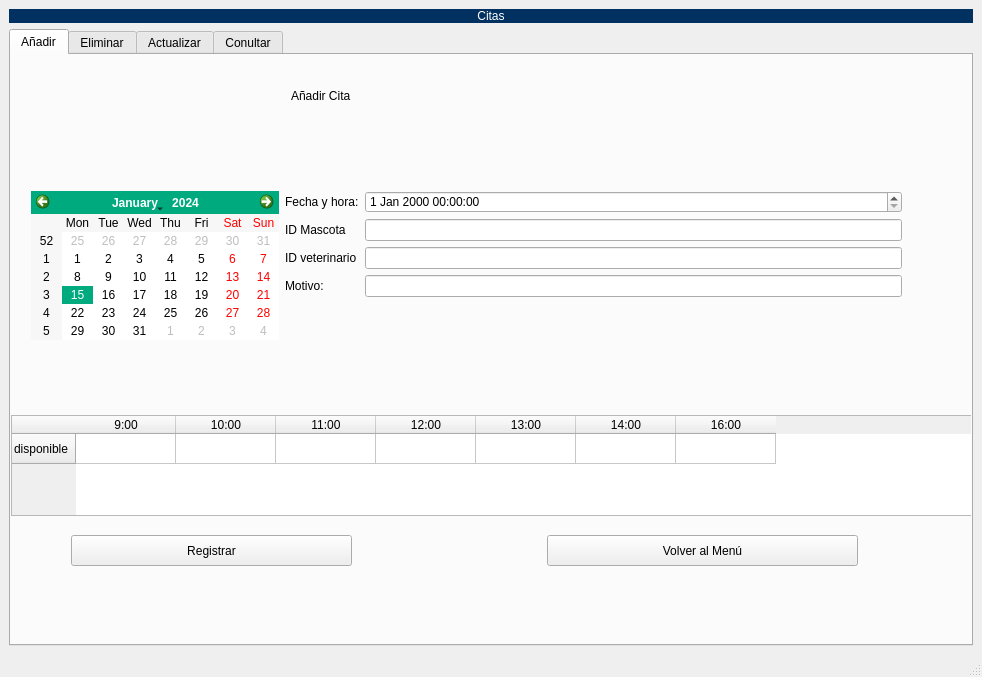
<?xml version="1.0" encoding="UTF-8"?>
<ui version="4.0">
 <class>MainWindow</class>
 <widget class="QMainWindow" name="MainWindow">
  <property name="geometry">
   <rect>
    <x>0</x>
    <y>0</y>
    <width>982</width>
    <height>677</height>
   </rect>
  </property>
  <property name="windowTitle">
   <string>MainWindow</string>
  </property>
  <property name="styleSheet">
   <string notr="true">selection-background-color: rgb(0, 170, 127);</string>
  </property>
  <widget class="QWidget" name="centralwidget">
   <layout class="QVBoxLayout" name="verticalLayout_3">
    <item>
     <layout class="QVBoxLayout" name="verticalLayout">
      <item>
       <widget class="QLabel" name="label">
        <property name="styleSheet">
         <string notr="true">background-color:rgb(0, 49, 97);
font: 75 16pt &quot;Verdana&quot;;
color: white;</string>
        </property>
        <property name="text">
         <string>Citas</string>
        </property>
        <property name="alignment">
         <set>Qt::AlignCenter</set>
        </property>
        <property name="wordWrap">
         <bool>false</bool>
        </property>
       </widget>
      </item>
      <item>
       <widget class="QTabWidget" name="tabWidget">
        <property name="minimumSize">
         <size>
          <width>771</width>
          <height>0</height>
         </size>
        </property>
        <property name="currentIndex">
         <number>0</number>
        </property>
        <widget class="QWidget" name="tabWidgetPage1">
         <attribute name="title">
          <string>Añadir</string>
         </attribute>
         <widget class="QPushButton" name="btnAgregaU">
          <property name="geometry">
           <rect>
            <x>60</x>
            <y>480</y>
            <width>281</width>
            <height>31</height>
           </rect>
          </property>
          <property name="text">
           <string>Registrar</string>
          </property>
         </widget>
         <widget class="QWidget" name="formLayoutWidget">
          <property name="geometry">
           <rect>
            <x>20</x>
            <y>90</y>
            <width>871</width>
            <height>241</height>
           </rect>
          </property>
          <layout class="QFormLayout" name="formLayout">
           <item row="0" column="0">
            <widget class="QCalendarWidget" name="calendarWidget"/>
           </item>
           <item row="0" column="1">
            <layout class="QGridLayout" name="gridLayout_3">
             <item row="2" column="0">
              <widget class="QLabel" name="label_23">
               <property name="text">
                <string>Fecha y hora:</string>
               </property>
              </widget>
             </item>
             <item row="5" column="0">
              <widget class="QLabel" name="label_22">
               <property name="text">
                <string>Motivo:</string>
               </property>
              </widget>
             </item>
             <item row="2" column="1">
              <widget class="QDateTimeEdit" name="dateTimeEdit"/>
             </item>
             <item row="3" column="1">
              <widget class="QLineEdit" name="lineEdit_11"/>
             </item>
             <item row="3" column="0">
              <widget class="QLabel" name="label_20">
               <property name="text">
                <string>ID Mascota</string>
               </property>
              </widget>
             </item>
             <item row="5" column="1">
              <widget class="QLineEdit" name="lineEdit_13"/>
             </item>
             <item row="4" column="0">
              <widget class="QLabel" name="label_21">
               <property name="text">
                <string>ID veterinario</string>
               </property>
              </widget>
             </item>
             <item row="4" column="1">
              <widget class="QLineEdit" name="lineEdit_15"/>
             </item>
            </layout>
           </item>
          </layout>
         </widget>
         <widget class="QLabel" name="label_19">
          <property name="geometry">
           <rect>
            <x>280</x>
            <y>10</y>
            <width>761</width>
            <height>61</height>
           </rect>
          </property>
          <property name="styleSheet">
           <string notr="true">font: 75 36pt &quot;Comic Sans&quot;;</string>
          </property>
          <property name="text">
           <string>Añadir Cita</string>
          </property>
         </widget>
         <widget class="QTableWidget" name="tableWidget_3">
          <property name="geometry">
           <rect>
            <x>0</x>
            <y>360</y>
            <width>961</width>
            <height>101</height>
           </rect>
          </property>
          <row>
           <property name="text">
            <string>disponible</string>
           </property>
          </row>
          <column>
           <property name="text">
            <string>9:00</string>
           </property>
          </column>
          <column>
           <property name="text">
            <string>10:00</string>
           </property>
          </column>
          <column>
           <property name="text">
            <string>11:00</string>
           </property>
          </column>
          <column>
           <property name="text">
            <string>12:00</string>
           </property>
          </column>
          <column>
           <property name="text">
            <string>13:00</string>
           </property>
          </column>
          <column>
           <property name="text">
            <string>14:00</string>
           </property>
          </column>
          <column>
           <property name="text">
            <string>16:00</string>
           </property>
          </column>
         </widget>
         <widget class="QPushButton" name="btnRegresar">
          <property name="geometry">
           <rect>
            <x>536</x>
            <y>480</y>
            <width>311</width>
            <height>31</height>
           </rect>
          </property>
          <property name="text">
           <string>Volver al Menú</string>
          </property>
         </widget>
        </widget>
        <widget class="QWidget" name="tabWidgetPage2">
         <attribute name="title">
          <string>Eliminar</string>
         </attribute>
         <widget class="QSplitter" name="splitter">
          <property name="geometry">
           <rect>
            <x>210</x>
            <y>340</y>
            <width>125</width>
            <height>16</height>
           </rect>
          </property>
          <property name="orientation">
           <enum>Qt::Vertical</enum>
          </property>
          <widget class="QLabel" name="label_17">
           <property name="text">
            <string>Ingrese ID a eliminar:</string>
           </property>
          </widget>
         </widget>
         <widget class="QPushButton" name="btnAgregaU_2">
          <property name="geometry">
           <rect>
            <x>540</x>
            <y>340</y>
            <width>93</width>
            <height>28</height>
           </rect>
          </property>
          <property name="text">
           <string>Eliminar</string>
          </property>
         </widget>
         <widget class="QLabel" name="label_9">
          <property name="geometry">
           <rect>
            <x>240</x>
            <y>20</y>
            <width>332</width>
            <height>72</height>
           </rect>
          </property>
          <property name="styleSheet">
           <string notr="true">font: 75 36pt &quot;Comic Sans&quot;;</string>
          </property>
          <property name="text">
           <string>Eliminar Cita</string>
          </property>
         </widget>
         <widget class="QTableWidget" name="tableWidget_2">
          <property name="geometry">
           <rect>
            <x>110</x>
            <y>110</y>
            <width>631</width>
            <height>201</height>
           </rect>
          </property>
          <column>
           <property name="text">
            <string>ID Cita</string>
           </property>
          </column>
          <column>
           <property name="text">
            <string>ID Vet</string>
           </property>
          </column>
          <column>
           <property name="text">
            <string>Motivo</string>
           </property>
          </column>
          <column>
           <property name="text">
            <string>Fecha</string>
           </property>
          </column>
          <column>
           <property name="text">
            <string>Hora</string>
           </property>
          </column>
         </widget>
         <widget class="QLineEdit" name="lineEdit_3">
          <property name="geometry">
           <rect>
            <x>360</x>
            <y>340</y>
            <width>137</width>
            <height>22</height>
           </rect>
          </property>
         </widget>
         <widget class="QPushButton" name="btnRegresar_2">
          <property name="geometry">
           <rect>
            <x>270</x>
            <y>390</y>
            <width>311</width>
            <height>20</height>
           </rect>
          </property>
          <property name="text">
           <string>Volver al Menú</string>
          </property>
         </widget>
        </widget>
        <widget class="QWidget" name="tabWidgetPage3">
         <attribute name="title">
          <string>Actualizar</string>
         </attribute>
         <widget class="QLabel" name="label_10">
          <property name="geometry">
           <rect>
            <x>360</x>
            <y>90</y>
            <width>191</width>
            <height>16</height>
           </rect>
          </property>
          <property name="text">
           <string>Ingrese ID del la cita a actualizar</string>
          </property>
         </widget>
         <widget class="QLabel" name="label_11">
          <property name="geometry">
           <rect>
            <x>270</x>
            <y>10</y>
            <width>471</width>
            <height>51</height>
           </rect>
          </property>
          <property name="styleSheet">
           <string notr="true">font: 75 36pt &quot;Comic Sans&quot;;</string>
          </property>
          <property name="text">
           <string>Actualizar Cita</string>
          </property>
         </widget>
         <widget class="QLineEdit" name="lineEdit_6">
          <property name="geometry">
           <rect>
            <x>380</x>
            <y>120</y>
            <width>113</width>
            <height>20</height>
           </rect>
          </property>
         </widget>
         <widget class="QPushButton" name="btnAgregaU_3">
          <property name="geometry">
           <rect>
            <x>520</x>
            <y>120</y>
            <width>75</width>
            <height>23</height>
           </rect>
          </property>
          <property name="text">
           <string>Buscar</string>
          </property>
         </widget>
         <widget class="QLabel" name="label_12">
          <property name="geometry">
           <rect>
            <x>320</x>
            <y>120</y>
            <width>21</width>
            <height>21</height>
           </rect>
          </property>
          <property name="text">
           <string>ID</string>
          </property>
         </widget>
         <widget class="QPushButton" name="pushButton_2">
          <property name="geometry">
           <rect>
            <x>280</x>
            <y>440</y>
            <width>121</width>
            <height>31</height>
           </rect>
          </property>
          <property name="text">
           <string>Actualizar</string>
          </property>
         </widget>
         <widget class="QPushButton" name="btnRegresar_4">
          <property name="geometry">
           <rect>
            <x>500</x>
            <y>440</y>
            <width>121</width>
            <height>31</height>
           </rect>
          </property>
          <property name="text">
           <string>Volver al Menú</string>
          </property>
         </widget>
         <widget class="QWidget" name="layoutWidget_4">
          <property name="geometry">
           <rect>
            <x>210</x>
            <y>170</y>
            <width>470</width>
            <height>236</height>
           </rect>
          </property>
          <layout class="QGridLayout" name="gridLayout_4">
           <item row="3" column="1">
            <widget class="QLineEdit" name="lineEdit_12"/>
           </item>
           <item row="3" column="0">
            <widget class="QLabel" name="label_24">
             <property name="text">
              <string>ID Mascota</string>
             </property>
            </widget>
           </item>
           <item row="5" column="1">
            <widget class="QLineEdit" name="lineEdit_14"/>
           </item>
           <item row="4" column="0">
            <widget class="QLabel" name="label_25">
             <property name="text">
              <string>ID veterinario</string>
             </property>
            </widget>
           </item>
           <item row="5" column="0">
            <widget class="QLabel" name="label_26">
             <property name="text">
              <string>Motivo:</string>
             </property>
            </widget>
           </item>
           <item row="2" column="0">
            <widget class="QLabel" name="label_27">
             <property name="text">
              <string>Fecha y hora:</string>
             </property>
            </widget>
           </item>
           <item row="2" column="1">
            <widget class="QDateTimeEdit" name="dateTimeEdit_2"/>
           </item>
           <item row="4" column="1">
            <widget class="QLineEdit" name="lineEdit_16"/>
           </item>
          </layout>
         </widget>
        </widget>
        <widget class="QWidget" name="tabWidgetPage4">
         <attribute name="title">
          <string>Conultar</string>
         </attribute>
         <widget class="QLabel" name="label_13">
          <property name="geometry">
           <rect>
            <x>400</x>
            <y>0</y>
            <width>128</width>
            <height>72</height>
           </rect>
          </property>
          <property name="styleSheet">
           <string notr="true">font: 75 36pt &quot;Comic Sans&quot;;</string>
          </property>
          <property name="text">
           <string>Citas</string>
          </property>
         </widget>
         <widget class="QLineEdit" name="lineEdit_8">
          <property name="geometry">
           <rect>
            <x>390</x>
            <y>80</y>
            <width>137</width>
            <height>22</height>
           </rect>
          </property>
         </widget>
         <widget class="QLabel" name="label_18">
          <property name="geometry">
           <rect>
            <x>290</x>
            <y>80</y>
            <width>64</width>
            <height>16</height>
           </rect>
          </property>
          <property name="text">
           <string>Ingrese ID:</string>
          </property>
         </widget>
         <widget class="QPushButton" name="pushButton_3">
          <property name="geometry">
           <rect>
            <x>590</x>
            <y>80</y>
            <width>93</width>
            <height>28</height>
           </rect>
          </property>
          <property name="text">
           <string>Buscar</string>
          </property>
         </widget>
         <widget class="QTableWidget" name="tableWidget_4">
          <property name="geometry">
           <rect>
            <x>160</x>
            <y>160</y>
            <width>631</width>
            <height>201</height>
           </rect>
          </property>
          <column>
           <property name="text">
            <string>ID Cita</string>
           </property>
          </column>
          <column>
           <property name="text">
            <string>ID Vet</string>
           </property>
          </column>
          <column>
           <property name="text">
            <string>Motivo</string>
           </property>
          </column>
          <column>
           <property name="text">
            <string>Fecha</string>
           </property>
          </column>
          <column>
           <property name="text">
            <string>Hora</string>
           </property>
          </column>
         </widget>
         <widget class="QPushButton" name="btnRegresar_3">
          <property name="geometry">
           <rect>
            <x>470</x>
            <y>420</y>
            <width>311</width>
            <height>31</height>
           </rect>
          </property>
          <property name="text">
           <string>Volver al Menú</string>
          </property>
         </widget>
        </widget>
       </widget>
      </item>
     </layout>
    </item>
   </layout>
  </widget>
  <widget class="QMenuBar" name="menubar">
   <property name="geometry">
    <rect>
     <x>0</x>
     <y>0</y>
     <width>982</width>
     <height>21</height>
    </rect>
   </property>
  </widget>
  <widget class="QStatusBar" name="statusbar"/>
 </widget>
 <resources/>
 <connections/>
</ui>
